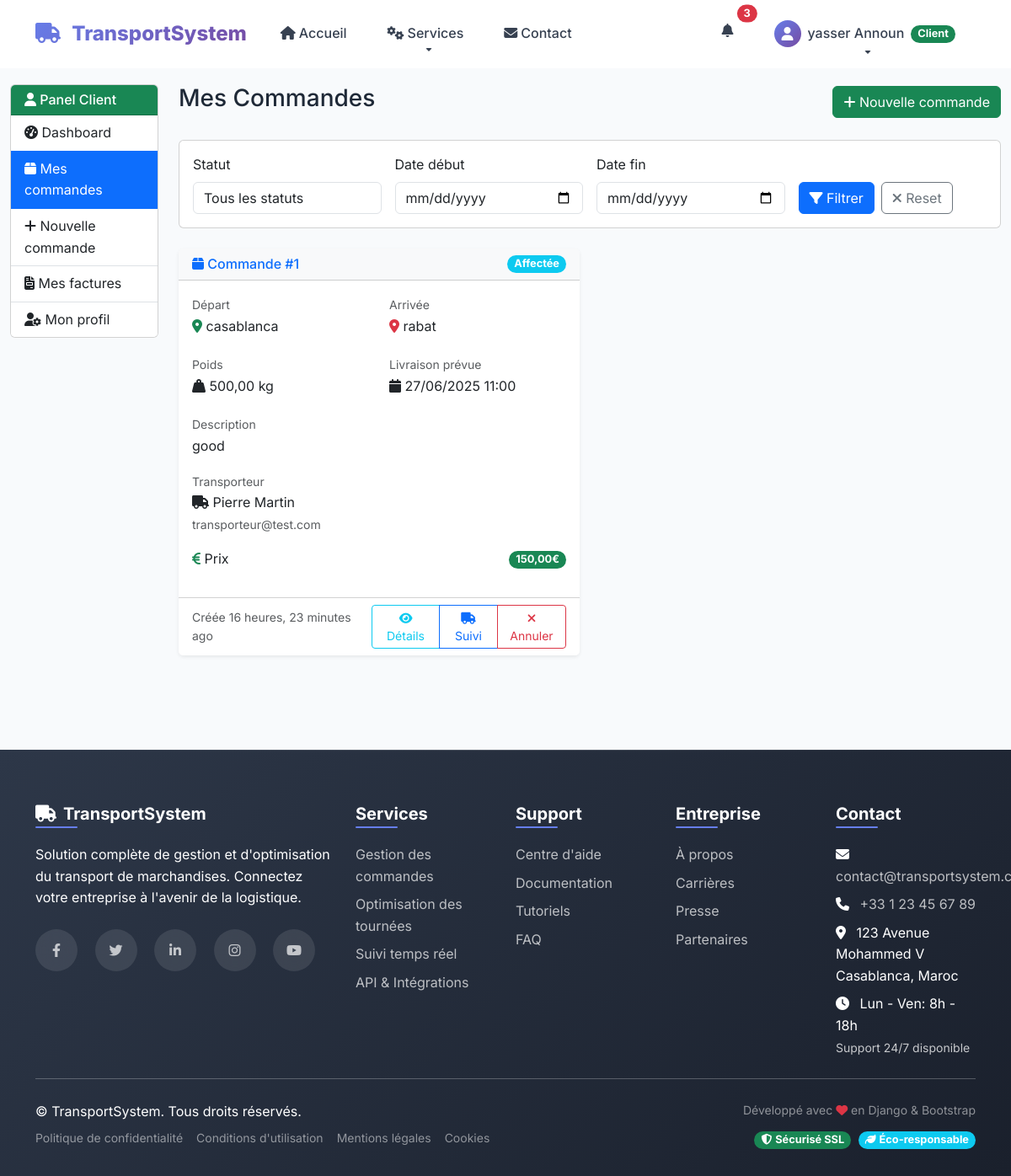
Before: /client/commandes/ (signed in) with the older database file.
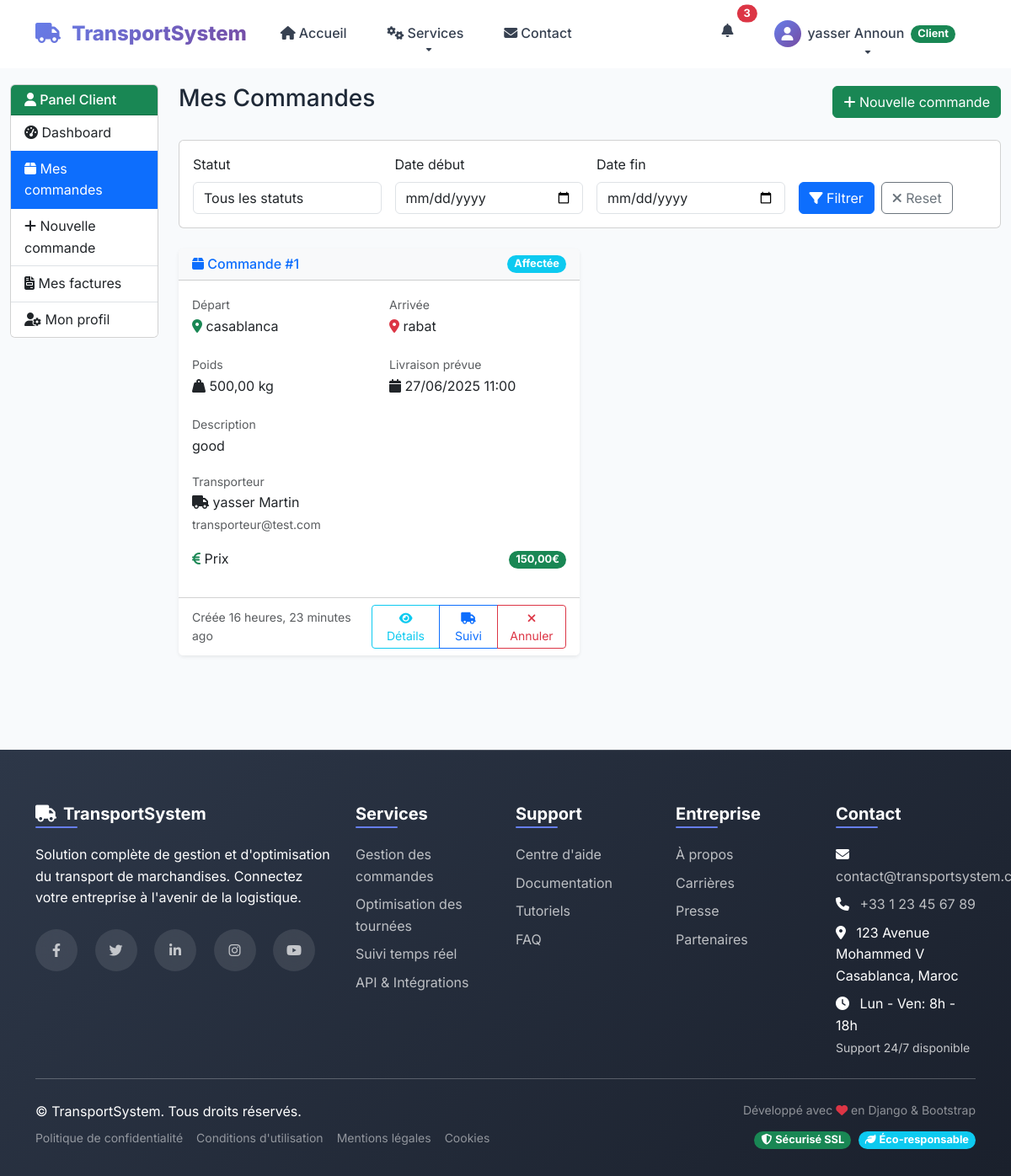
After: the same page with the newer database file.
### utilisateurs/models.py (models this page shows, shortened)
class Commande(models.Model):
    STATUS_CHOICES = [
        ('en_attente', 'En attente'),
        ('affectee', 'Affectée'),
        ('en_cours', 'En cours'),
        ('livree', 'Livrée'),
        ('annulee', 'Annulée'),
    ]
    id = models.AutoField(primary_key=True)
    client = models.ForeignKey(User, on_delete=models.CASCADE, related_name='commandes_client')
    transporteur = models.ForeignKey(User, on_delete=models.CASCADE, related_name='commandes_transporteur', null=True, blank=True)
    origine = models.CharField(max_length=200)
    destination = models.CharField(max_length=200)
    description_marchandise = models.TextField()
    poids = models.DecimalField(max_digits=10, decimal_places=2)
    date_creation = models.DateTimeField(auto_now_add=True)
    date_livraison_prevue = models.DateTimeField()
    statut = models.CharField(max_length=20, choices=STATUS_CHOICES, default='en_attente')
    prix = models.DecimalField(max_digits=10, decimal_places=2, null=True, blank=True)
    notes = models.TextField(blank=True)
    class Meta:
        managed = True  # Changé pour permettre la gestion par Django
        db_table = 'commandes'
        ordering = ['-date_creation']
    def get_statut_display(self):
        return dict(self.STATUS_CHOICES).get(self.statut, self.statut)

class User(models.Model):
    ROLE_CHOICES = [
        ('admin', 'Admin'),
        ('manager', 'Manager'),
        ('driver', 'Driver'),
        ('client', 'Client'),
        ('transporteur', 'Transporteur'),
    ]
    id = models.AutoField(primary_key=True)
    username = models.CharField(max_length=50, unique=True)
    email = models.CharField(max_length=100, unique=True)
    password = models.CharField(max_length=255)
    role = models.CharField(max_length=15, choices=ROLE_CHOICES)
    first_name = models.CharField(max_length=50, null=True, blank=True)
    last_name = models.CharField(max_length=50, null=True, blank=True)
    phone = models.CharField(max_length=20, null=True, blank=True)
    created_at = models.DateTimeField(auto_now_add=True)
    updated_at = models.DateTimeField(auto_now=True)
    is_active = models.BooleanField(default=True)
    class Meta:
        managed = True  # Changé pour permettre la gestion par Django
        db_table = 'users'

### utilisateurs/views.py (the view)
    def _wrapped_view(request, *args, **kwargs):
        if 'user_id' not in request.session or request.session.get('role') != 'client':
            messages.error(request, 'Accès non autorisé.')
            return redirect('login')
        return view_func(request, *args, **kwargs)

### utilisateurs/views.py (called while the page is built)
def client_required(view_func):
    def _wrapped_view(request, *args, **kwargs):
        if 'user_id' not in request.session or request.session.get('role') != 'client':
            messages.error(request, 'Accès non autorisé.')
            return redirect('login')
        return view_func(request, *args, **kwargs)
    return _wrapped_view

### templates/client/client_commandes.html (shortened to what the changed rows need)
{% extends 'public/base.html' %}
{% block content %}
<div class="container-fluid py-4">
    <div class="row">
        <div class="col-md-9 col-lg-10">
            <div class="d-flex justify-content-between align-items-center mb-4">
                <h1 class="h3">Mes Commandes</h1>
            </div>
            {% if commandes %}
                <div class="row">
                    {% for commande in commandes %}
                    <div class="col-lg-6 mb-4">
                        <div class="card h-100 shadow-sm border-0">
                            <div class="card-header bg-light d-flex justify-content-between align-items-center">
                                <h6 class="mb-0 text-primary">
                                    <i class="fas fa-box"></i> Commande #{{ commande.id }}
                                </h6>
                                <span class="badge bg-{% if commande.statut == 'livree' %}success{% elif commande.statut == 'en_cours' %}warning{% elif commande.statut == 'affectee' %}info{% elif commande.statut == 'annulee' %}danger{% else %}secondary{% endif %}">
                                    {{ commande.get_statut_display }}
                                </span>
                            </div>
                            <div class="card-body">
                                <div class="row mb-3">
                                    <div class="col-6">
                                        <small class="text-muted">Départ</small>
                                        <p class="mb-1"><i class="fas fa-map-marker-alt text-success"></i> {{ commande.origine }}</p>
                                    </div>
                                    <div class="col-6">
                                        <small class="text-muted">Arrivée</small>
                                        <p class="mb-1"><i class="fas fa-map-marker-alt text-danger"></i> {{ commande.destination }}</p>
                                    </div>
                                </div>
                                <div class="row mb-3">
                                    <div class="col-6">
                                        <small class="text-muted">Poids</small>
                                        <p class="mb-1"><i class="fas fa-weight-hanging"></i> {{ commande.poids }} kg</p>
                                    </div>
                                    <div class="col-6">
                                        <small class="text-muted">Livraison prévue</small>
                                        <p class="mb-1"><i class="fas fa-calendar"></i> {{ commande.date_livraison_prevue|date:"d/m/Y H:i" }}</p>
                                    </div>
                                </div>
                                <div class="mb-3">
                                    <small class="text-muted">Description</small>
                                    <p class="text-truncate">{{ commande.description_marchandise }}</p>
                                </div>
                                {% if commande.transporteur %}
                                <div class="mb-3">
                                    <small class="text-muted">Transporteur</small>
                                    <p class="mb-0">
                                        <i class="fas fa-truck"></i> {{ commande.transporteur.first_name }} {{ commande.transporteur.last_name }}
                                        <br><small class="text-muted">{{ commande.transporteur.email }}</small>
                                    </p>
                                </div>
                                {% endif %}
                                {% if commande.prix %}
                                <div class="mb-3">
                                    <div class="d-flex justify-content-between align-items-center">
                                        <span><i class="fas fa-euro-sign text-success"></i> Prix</span>
                                        <span class="badge bg-success">{{ commande.prix }}€</span>
                                    </div>
                                </div>
                                {% endif %}
                            </div>
                            <div class="card-footer bg-white">
                                <div class="d-flex justify-content-between align-items-center">
                                    <small class="text-muted">
                                        Créée {{ commande.date_creation|timesince }} ago
                                    </small>
                                    <div class="btn-group">
                                        <a href="{% url 'client_commande_detail' commande.id %}" class="btn btn-sm btn-outline-info">
                                            <i class="fas fa-eye"></i> Détails
                                        </a>
                                        {% if commande.statut != 'annulee' and commande.statut != 'livree' %}
                                        <a href="{% url 'client_suivi_commande' commande.id %}" class="btn btn-sm btn-outline-primary">
                                            <i class="fas fa-truck"></i> Suivi
                                        </a>
                                        {% endif %}
                                        {% if commande.statut == 'en_attente' or commande.statut == 'affectee' %}
                                        <button class="btn btn-sm btn-outline-danger" onclick="annulerCommande({{ commande.id }})">
                                            <i class="fas fa-times"></i> Annuler
                                        </button>
                                        {% endif %}
                                    </div>
                                </div>
                            </div>
                        </div>
                    </div>
                    {% endfor %}
                </div>
            {% endif %}
        </div>
    </div>
</div>
{% endblock %}

### templates/public/base.html (shortened to what the changed rows need)
{% load static %}
<!DOCTYPE html>
<html lang="fr">
<head>
    <link href="https://cdn.jsdelivr.net/npm/bootstrap@5.3.2/dist/css/bootstrap.min.css" rel="stylesheet">
    <link rel="stylesheet" href="https://cdnjs.cloudflare.com/ajax/libs/font-awesome/6.4.0/css/all.min.css">
    <link rel="stylesheet" href="{% static 'css/style.css' %}">
</head>
<body>
    <nav class="navbar navbar-expand-lg fixed-top" id="mainNavbar">
        <div class="container">
            <div class="collapse navbar-collapse" id="navbarNav">
                <ul class="navbar-nav">
                    {% if request.session.user_id %}
                        <li class="nav-item dropdown">
                            <a class="nav-link dropdown-toggle d-flex align-items-center" href="#" role="button" data-bs-toggle="dropdown">
                                <div class="avatar bg-gradient-primary rounded-circle me-2 d-flex align-items-center justify-content-center" style="width: 32px; height: 32px;">
                                    <i class="fas fa-user text-white"></i>
                                </div>
                                <span class="d-none d-md-inline">
                                    {% if request.session.first_name %}
                                        {{ request.session.first_name }} {{ request.session.last_name }}
                                    {% else %}
                                        {{ request.session.username }}
                                    {% endif %}
                                </span>
                                <span class="badge bg-{% if request.session.role == 'admin' %}danger{% elif request.session.role == 'transporteur' %}warning{% elif request.session.role == 'client' %}success{% else %}primary{% endif %} ms-2">
                                    {{ request.session.role|capfirst }}
                                </span>
                            </a>
                        </li>
                    {% endif %}
                </ul>
            </div>
        </div>
    </nav>
    <main>
        {% block content %}
        {% endblock %}
    </main>
</body>
</html>

Changed rows visible on the page:
now on this page (row edited): User: session.first_name "yasser"
changed through a linked row, Commande "casablanca": transporteur.first_name "Pierre" → "yasser"
Other visible differences:
{{ request.session.first_name }}: "yasser" → (not shown)
